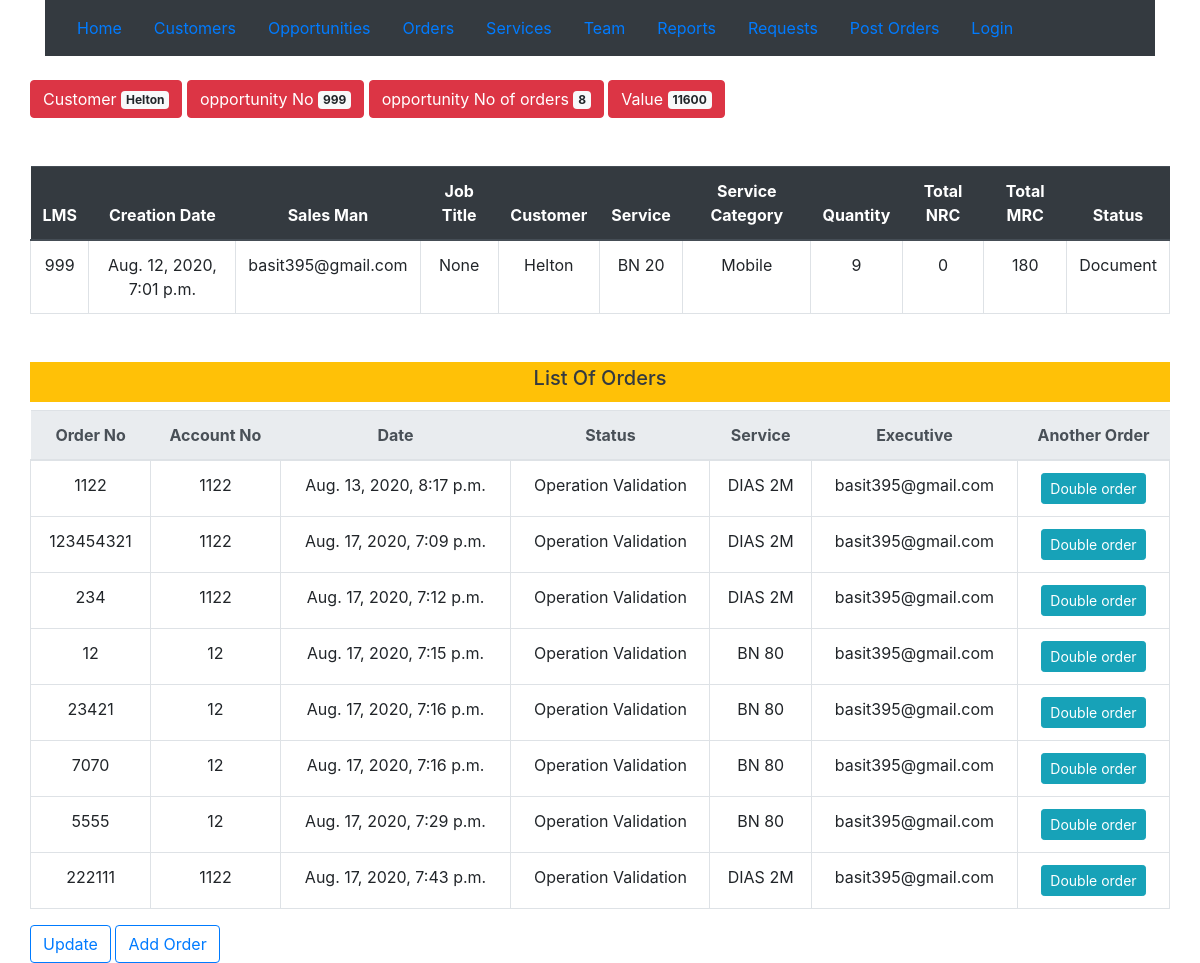
The page /crmapp/opportunity/9/ on the database its author committed.
### crmapp/models.py (models this page shows, shortened)
class opportunity(models.Model):
    lms = models.IntegerField("LMS No",unique=True)
    opportunityno = models.IntegerField("Opportunity No",unique=True)
    creationdate = models.DateTimeField("Creation Date",auto_now_add=True)
    salesman = models.ForeignKey(User,blank=True,null=True,on_delete=models.CASCADE,related_name='salesman_opportunities',verbose_name ='Sales Man')
    employeejobtitle = models.CharField("Job Title",max_length=100,null=True) #def
    customer = models.ForeignKey(customer,blank=True,on_delete=models.CASCADE,related_name='customer_opportunities',verbose_name ='Customer')
    service = models.ForeignKey(service,blank=True,on_delete=models.CASCADE,related_name='service_opportunities',verbose_name ='Service')
    servicecategory = models.CharField("Service Category",max_length=100,null=True) #def
    status = models.ForeignKey(operationstatus,blank=True,on_delete=models.CASCADE,related_name='status_opportunities',verbose_name ='Status',null=True,default=defaultstatus)
    noofservices = models.IntegerField("No Of Services",default=1)
    updatedate = models.DateTimeField("Update Date",auto_now=True)
    authorized = models.CharField("Authorized Person",max_length=100,null=True,blank=True)
    totalnrc = models.IntegerField("Total NRC")
    totalmrc = models.IntegerField("Total MRC")
    coordinates = models.CharField("Coordinates",max_length=100,null=True,blank=True)
    class Meta:
        verbose_name ='Opportunity'
        verbose_name_plural ='Opportunitys'

class customer(models.Model):
    creator = models.ForeignKey(User,blank=True,null=True,on_delete=models.CASCADE,related_name='user_customers',verbose_name ='Creator')
    customername = models.CharField("Customer Name",max_length=100,null=True)
    cr = models.IntegerField(null = True,blank = True, unique=True)
    activity  = models.CharField(max_length=100,blank=True)
    no_of_employees = models.IntegerField(null = True,blank = True)
    branches = models.IntegerField(null = True,blank = True)
    district  = models.CharField(max_length = 100,blank = True)
    street  = models.CharField(max_length=100,blank=True)
    phone = models.IntegerField(null = True,blank = True)
    email = models.EmailField(null = True,blank = True)
    current_services = models.CharField(max_length=1000,blank=True)
    notes = models.CharField(max_length=1000,blank=True)
    creationdate = models.DateTimeField("Creation Date",auto_now_add=True)
    updatedate = models.DateTimeField("Update Date",auto_now=True)
    def __str__(self):
        return self.customername

class service(models.Model):
    servicename = models.CharField("Service",max_length=100,null=True)
    servicecategory = models.ForeignKey(servicecategory,blank=True,on_delete=models.CASCADE,related_name='category_services',verbose_name ='Service Category')
    ncc_id = models.IntegerField(unique=True)
    catalogue_id = models.IntegerField(unique=True)
    nrc = models.IntegerField()
    mrc = models.IntegerField()
    commission = models.IntegerField()
    def __str__(self):
        return self.servicename

class operationstatus(models.Model):
    operationstatusname = models.CharField("Operation_Status",max_length=100,null=True)
    class Meta:
        verbose_name ='Operation Status'
        verbose_name_plural ='Operation Status'
    def __str__(self):
        return self.operationstatusname

class order(models.Model):
    dealcategory = (
            ('n', 'New'),
            ('u', 'Upgrade'),
            ('d', 'Downgrade'),
        )
    dealcategory = models.CharField("Deal Category",max_length=1, choices=dealcategory)
    opportunity = models.ForeignKey(opportunity,on_delete=models.CASCADE,related_name='opportunity_orders',verbose_name ='Opportunity')
    orderno= models.IntegerField("Order No",unique=True)
    creationdate = models.DateTimeField("Creation Date",auto_now_add=True)
    accountno = models.IntegerField("Account No")
    service = models.ForeignKey(service,blank=True,on_delete=models.CASCADE,related_name='service_orders',verbose_name ='Service')
    servicecategory = models.CharField("Service Category",max_length=100,null=True) #def
    status = models.ForeignKey(operationstatus,blank=True,on_delete=models.CASCADE,related_name='status_orders',verbose_name ='Status',null=True,default=defaultstatusorder)
    operationexecutive = models.ForeignKey(User,on_delete=models.CASCADE,related_name='executive_orders',verbose_name ='Operation Executive')
    nrc = models.IntegerField("NRC")
    mrc = models.IntegerField("MRC")
    updatedate = models.DateTimeField("Update Date",auto_now=True)
    activationdate = models.DateField("Activation Date",blank=True,null=True)
    cabinetno = models.CharField("Cabinet No",max_length=100,null=True)
    circuitno = models.CharField("Circuit No",max_length=100,null=True)
    class Meta:
        verbose_name ='Order'
        verbose_name_plural ='Orders'

### crmapp/views.py (the view)
# urls.py: path('opportunity/<pk>/', views.opportunitydetail, name='opportunitydetail'),
def opportunitydetail(request,pk):
    opportunitynow = get_object_or_404(opportunity,pk=pk)
    opportunityorders = opportunitynow.opportunity_orders.all()
    mrcsum= opportunityorders.aggregate(Sum('mrc'))
    mrcsum1 = mrcsum['mrc__sum']
    context = {'opportunityorders':opportunityorders,'opportunitynow':opportunitynow,'mrcsum1':mrcsum1}
    return render(request, 'crmapp/opportunity_detail.html',context)

### crmapp/templates/crmapp/opportunity_detail.html (shortened to what this page needs)
{% extends 'crmapp/base.html' %}
{% block content %}
  <br>
  <div class="container">
<div class="row">
<div class="column">
  <button type="button" class="btn btn-danger">
    Customer <span class="badge badge-light">{{opportunitynow.customer}}</span>
  </button>
  <button type="button" class="btn btn-danger">
    opportunity No <span class="badge badge-light">{{opportunitynow.opportunityno}}</span>
  </button>
  <button type="button" class="btn btn-danger">
    opportunity No of orders <span class="badge badge-light">{{opportunityorders.count}}</span>
  </button>
  <button type="button" class="btn btn-danger">
    Value <span class="badge badge-light">{{mrcsum1}}</span>
  </button>
<table class="table mt-5">
    <thead class="thead-dark">
  <tr>
    <th class="text-center">LMS</th>
    <th class="text-center">Creation Date</th>
    <th class="text-center">Sales Man</th>
    <th class="text-center">Job Title</th>
    <th class="text-center">Customer</th>
    <th class="text-center">Service</th>
    <th class="text-center">Service Category</th>
    <th class="text-center">Quantity</th>
    <th class="text-center">Total NRC</th>
    <th class="text-center">Total MRC</th>
    <th class="text-center">Status</th>
  </tr>
  <tr>
  <td class="border text-center">{{opportunitynow.lms}}</td>
  <td class="border text-center">{{opportunitynow.creationdate}}</td>
  <td class="border text-center">{{opportunitynow.salesman}}</td>
  <td class="border text-center">{{opportunitynow.employeejobtitle}}</td>
  <td class="border text-center">{{opportunitynow.customer}}</td>
  <td class="border text-center">{{opportunitynow.service}}</td>
  <td class="border text-center">{{opportunitynow.servicecategory}}</td>
  <td class="border text-center">{{opportunitynow.noofservices}}</td>
  <td class="border text-center">{{opportunitynow.totalnrc}}</td>
  <td class="border text-center">{{opportunitynow.totalmrc}}</td>
  <td class="border text-center">{{opportunitynow.status}}</td>
</table>
{% if opportunityorders.count%}
<div class="p-1 mb-2 mt-5 bg-warning text-dark d-flex justify-content-center"><h5 >List Of Orders</h5></div>
<table class="table mt-1">
    <thead class="thead-light">
  <tr>
    <th class="text-center">Order No</th>
    <th class="text-center">Account No</th>
    <th class="text-center">Date</th>
    <th class="text-center">Status</th>
    <th class="text-center">Service</th>
    <th class="text-center">Executive</th>
    <th class="text-center">Another Order</th>
  </tr>
{% for order in opportunityorders%}
  <tr>
  <td class="border text-center">{{order.orderno}}</td>
  <td class="border text-center">{{order.accountno}}</td>
  <td class="border text-center">{{order.creationdate}}</td>
  <td class="border text-center">{{order.status}}</td>
  <td class="border text-center">{{order.service}}</td>
  <td class="border text-center">{{order.operationexecutive}}</td>
  {% if opportunitynow.status|stringformat:"s"  == 'Document' %}
  <td class="border text-center">
  <button type="button" class="btn btn-info btn-sm"><a href="{% url 'orderdouble' pk=opportunitynow.id pk1=order.id %}" class="text-white">Double order</a></button>
  </td>
{% endif %}
  </tr>
{% endfor %}
</table>
{% else%}
<h5>There is no orders</h5>
{% endif %}
<span>
<button  class="btn btn-outline-primary"><a href="{% url 'opportunityupdate' pk=opportunitynow.id %}">Update</a></button>
</span>
{% if opportunitynow.status|stringformat:"s"  == 'Document' %}
<button class="btn btn-outline-primary"><a href="{% url 'newordero' pk=opportunitynow.id %}">Add Order</a></button>
{% endif %}
{% endblock %}

### crmapp/templates/crmapp/base.html (shortened to what this page needs)
<!DOCTYPE html>
<html lang="en" dir="ltr">
  <head>
<link rel="stylesheet" href="https://stackpath.bootstrapcdn.com/bootstrap/4.5.0/css/bootstrap.min.css">
</head>
  <body>
  <div class="container">
  <nav class="navbar navbar-expand-lg navbar-light bg-dark">
    <a class="nav-link" href="{% url 'home' %}">Home<span class="sr-only">(current)</span></a>
    <a class="nav-link" href="{% url 'customerslist' %}"> Customers <span class="sr-only">(current)</span></a>
    <a class="nav-link" href="{% url 'opportunitylist' %}"> Opportunities <span class="sr-only">(current)</span></a>
    <a class="nav-link" href="{% url 'order' %}">Orders<span class="sr-only">(current)</span></a>
    <a class="nav-link" href="{% url 'servicelist' %}">Services<span class="sr-only">(current)</span></a>
    <a class="nav-link" href="{% url 'stafflist' %}">Team <span class="sr-only">(current)</span></a>
    <a class="nav-link" href="">Reports<span class="sr-only">(current)</span></a>
    <a class="nav-link" href="{% url 'suggestion' %}">Requests<span class="sr-only">(current)</span></a>
    <a class="nav-link" href="{% url 'orderpost' %}">Post Orders<span class="sr-only">(current)</span></a>
    {% if user.username %}
    <button  class="btn btn-outline-primary">{{user.username}}</a></button>
    <a class="nav-link" href="{% url 'logout' %}">Logout<span class="sr-only">(current)</span></a>
    {% else %}
    <a class="nav-link" href="{% url 'login' %}">Login<span class="sr-only">(current)</span></a>
    {% endif %}
  </nav>
</div>
{% block content %}
  {% endblock %}
  </body>
</html>

### rows shown on the page
opportunity: customer "Helton", opportunityno "999", lms "999", creationdate "Aug. 12, 2020, 7:01 p.m.", salesman "basit395@gmail.com", employeejobtitle "None", service "BN 20", servicecategory "Mobile", noofservices "9", totalnrc "0", totalmrc "180", status "Document"
order: orderno "1122", accountno "1122", creationdate "Aug. 13, 2020, 8:17 p.m.", status "Operation Validation", service "DIAS 2M", operationexecutive "basit395@gmail.com"
order: orderno "123454321", accountno "1122", creationdate "Aug. 17, 2020, 7:09 p.m.", status "Operation Validation", service "DIAS 2M", operationexecutive "basit395@gmail.com"
order: orderno "234", accountno "1122", creationdate "Aug. 17, 2020, 7:12 p.m.", status "Operation Validation", service "DIAS 2M", operationexecutive "basit395@gmail.com"
order: orderno "12", accountno "12", creationdate "Aug. 17, 2020, 7:15 p.m.", status "Operation Validation", service "BN 80", operationexecutive "basit395@gmail.com"
order: orderno "23421", accountno "12", creationdate "Aug. 17, 2020, 7:16 p.m.", status "Operation Validation", service "BN 80", operationexecutive "basit395@gmail.com"
order: orderno "7070", accountno "12", creationdate "Aug. 17, 2020, 7:16 p.m.", status "Operation Validation", service "BN 80", operationexecutive "basit395@gmail.com"
order: orderno "5555", accountno "12", creationdate "Aug. 17, 2020, 7:29 p.m.", status "Operation Validation", service "BN 80", operationexecutive "basit395@gmail.com"
order: orderno "222111", accountno "1122", creationdate "Aug. 17, 2020, 7:43 p.m.", status "Operation Validation", service "DIAS 2M", operationexecutive "basit395@gmail.com"

### other values the page prints
{{ opportunityorders.count }} "8"
{{ mrcsum1 }} "11600"
